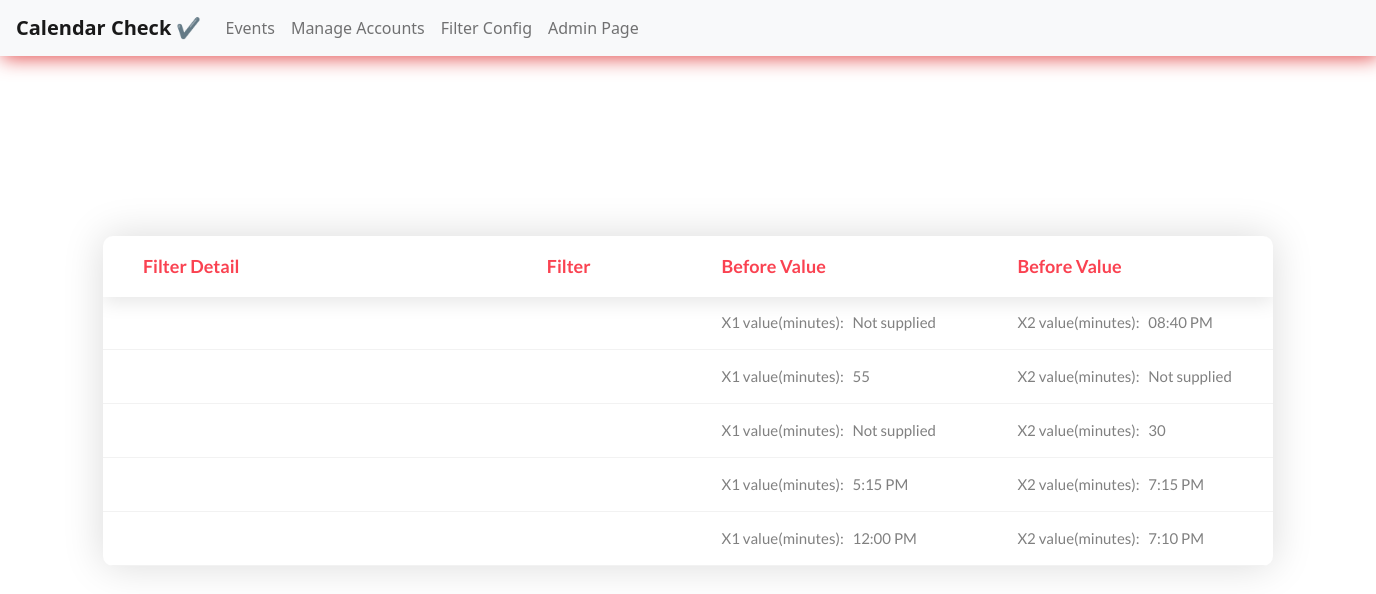
The page /filter on the database as committed earlier.
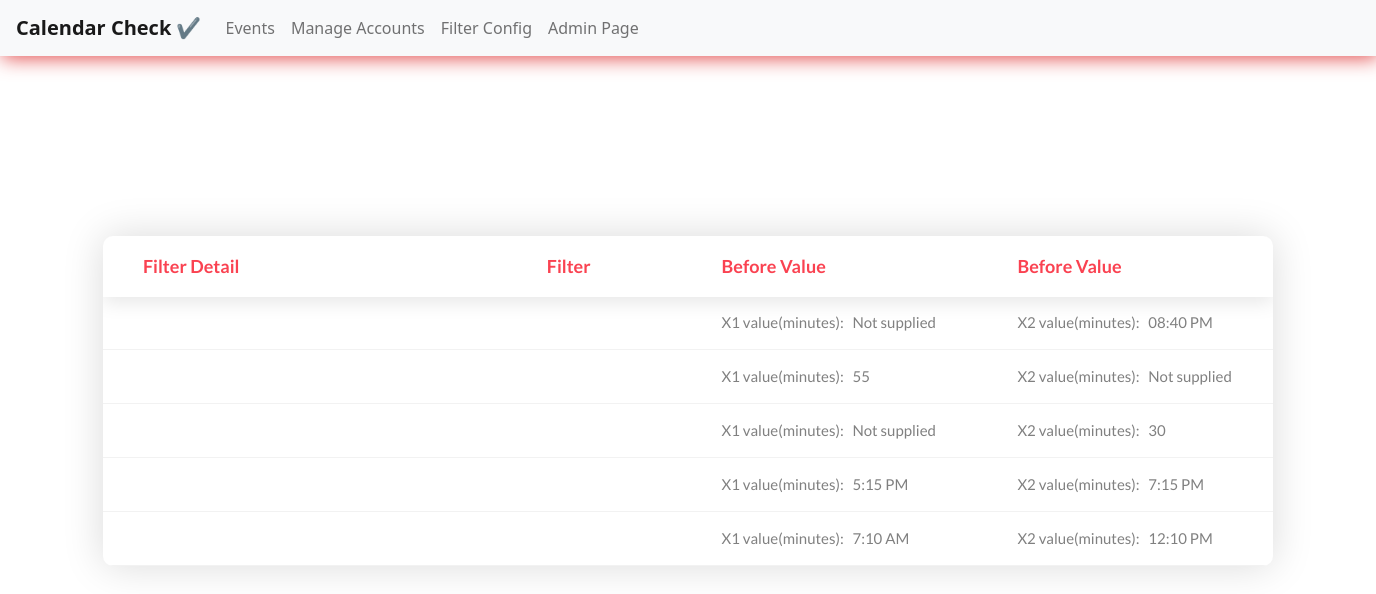
The same page on the database as committed later.
### cal/models.py (models this page shows, shortened)
class Filter(models.Model):
    filter_detail = models.CharField('Filter Detail', max_length=300, null=True)
    keyword = models.CharField(max_length=30, choices=keyword)
    X1 = models.CharField('value to set(X1)', max_length=200, null=True, blank=True)
    X2 = models.CharField('value to set(X2)', max_length=200, null=True, blank=True)
    add_temperature = models.BooleanField('Add Temperature?', default=False)
    Temperature_X1 = models.FloatField('Temperature value (X1)', null=True, blank=True)
    Temperature_X2 = models.FloatField('Temperature value (X2)', null=True, blank=True)
    class Meta:
        verbose_name_plural = "FIlters"

### cal/views.py (the view)
# urls.py: path('filter', filter_config, name='filter'),
def filter_config(request):
    filters = Filter.objects.all()
    context = {'filters': filters}
    return render(request, 'cal/filter_config.html', context)

### cal/templates/cal/filter_config.html
{% extends 'index.html' %}
{% block content %}
<div class="limiter">
    <div class="container-table100">
        <div class="wrap-table100">
            <div class="table100 ver2 m-b-110">
                <div class="table100-head">
                    <table>
                        <thead>
                            <tr class="row100 head">
                                <th class="cell100 column1">Filter Detail</th>
                                <th class="cell100 column2">Filter</th>
                                <th class="cell100 column3">Before Value</th>
                                <th class="cell100 column4">Before Value</th>
                            </tr>
                        </thead>
                    </table>
                </div>
                <div class="table100-body js-pscroll">
                    <table>
                        <tbody>
                            {% for filter in filters %}
                            {% if filter.name == 'Temperature' %}
                            <tr class="row100 body">
                                <td class="cell100 column1">{{ filter.detail }}</td>
                                <td class="cell100 column2">{{ filter.name }}</td>
                                <td class="cell100 column3">X1 value(Celsius): &nbsp; {{ filter.X1|default_if_none:"Not supplied" }}</td>
                                <td class="cell100 column4">X2 value(Celsius): &nbsp; {{ filter.X2|default_if_none:"Not supplied" }}</td>
                            </tr>
                            {% else %}
                            <tr class="row100 body">
                                <td class="cell100 column1">{{ filter.detail }}</td>
                                <td class="cell100 column2">{{ filter.name }}</td>
                                <td class="cell100 column3">X1 value(minutes): &nbsp; {{ filter.X1|default_if_none:"Not supplied" }}</td>
                                <td class="cell100 column4">X2 value(minutes): &nbsp; {{ filter.X2|default_if_none:"Not supplied" }}</td>
                            </tr>
                            {% endif %}
                            {% endfor %}
                        </tbody>
                    </table>
                </div>
            </div>
        </div>
    </div>
</div>
{% endblock content %}

Rows that differ between the two databases and show on the page:
changed Filter (number 5 of 5 on the later page): X1 "12:00 PM" → "7:10 AM"; X2 "7:10 PM" → "12:10 PM"
